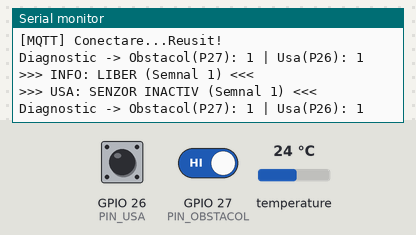
This program was run on a simulated ESP32. On the bench: the last lines printed to the serial monitor. The test bench sets the inputs (shaded band); at power-on: GPIO 26 (PIN_USA) HIGH, GPIO 27 (PIN_OBSTACOL) HIGH, temperature 24 °C. WiFi joins after 1.5 s; servers stay silent unless stated; random numbers use the default seed unless the program sets one; no MQTT or app messages arrive unless stated.

Above: at 2.7 s.
2.8 s: GPIO 26 (PIN_USA) pulled LOW for 0.15 s
At 3.6 s:
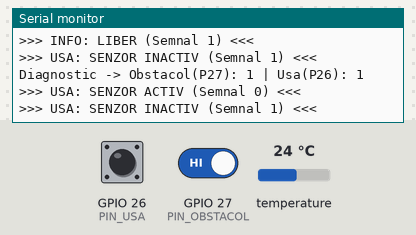
4.4 s: GPIO 27 (PIN_OBSTACOL) driven LOW
At 4.64 s:
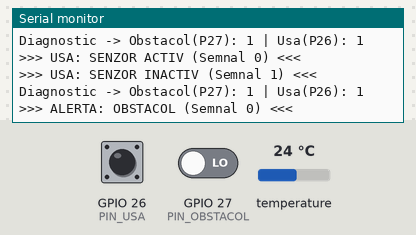
5.9 s: GPIO 26 (PIN_USA) pulled LOW for 1 s
At 6.6 s:
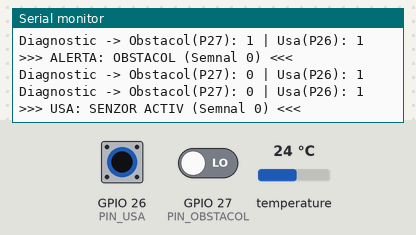

The program:

main.cpp
```cpp
#include <Arduino.h>
#include <WiFi.h>
#include <PubSubClient.h>
#include <OneWire.h>
#include <DallasTemperature.h>


const char* ssid = "DIGI_94e100";
const char* password = "aff56b1e";


const char* mqtt_server = "broker.emqx.io";
const int mqtt_port = 1883;


const char* topic_obstacol = "proiect/garage/obstacol";
const char* topic_usa = "proiect/garage/usa";
const char* topic_temp = "proiect/garage/temperatura";


#define PIN_OBSTACOL 27
#define PIN_USA 26
#define PIN_TEMP 23

WiFiClient espClient;
PubSubClient client(espClient);
OneWire oneWire(PIN_TEMP);
DallasTemperature sensors(&oneWire);

// Variabile Memorie
int lastObstacolState = -1;
int lastUsaState = -1;
unsigned long lastTempTime = 0;
unsigned long lastDebugTime = 0;

void setup_wifi() {
  delay(10);
  Serial.println();
  Serial.print("[WiFi] Conectare la ");
  Serial.println(ssid);
  WiFi.mode(WIFI_STA);
  WiFi.begin(ssid, password);

  while (WiFi.status() != WL_CONNECTED) {
    delay(500);
    Serial.print(".");
  }
  Serial.println("\n[WiFi] CONECTAT!");
}

void reconnect() {
  while (!client.connected()) {
    Serial.print("[MQTT] Conectare...");
    String clientId = "ESP32_Test_" + String(random(0xffff), HEX);
    if (client.connect(clientId.c_str())) {
      Serial.println("Reusit!");
    } else {
      Serial.print("Esuat rc=");
      Serial.print(client.state());
      delay(2000);
    }
  }
}

void setup() {
  Serial.begin(115200);


  pinMode(PIN_OBSTACOL, INPUT_PULLUP);
  pinMode(PIN_USA, INPUT_PULLUP);

  sensors.begin();
  setup_wifi();
  client.setServer(mqtt_server, mqtt_port);
}

void loop() {
  if (!client.connected()) {
    reconnect();
  }
  client.loop();

  int citireObstacol = digitalRead(PIN_OBSTACOL);
  int citireUsa = digitalRead(PIN_USA);


  if (millis() - lastDebugTime > 1000) {
    lastDebugTime = millis();
    Serial.print("Diagnostic -> Obstacol(P27): ");
    Serial.print(citireObstacol);
    Serial.print(" | Usa(P26): ");
    Serial.println(citireUsa);
  }


  if (citireObstacol != lastObstacolState) {

    if (citireObstacol == LOW) {
      Serial.println(">>> ALERTA: OBSTACOL (Semnal 0) <<<");
      client.publish(topic_obstacol, "BLOCAT");
    } else {
      Serial.println(">>> INFO: LIBER (Semnal 1) <<<");
      client.publish(topic_obstacol, "LIBER");
    }
    lastObstacolState = citireObstacol;
    delay(50);
  }


  if (citireUsa != lastUsaState) {
    if (citireUsa == LOW) {
      Serial.println(">>> USA: SENZOR ACTIV (Semnal 0) <<<");
      client.publish(topic_usa, "DESCHIS");
    } else {
      Serial.println(">>> USA: SENZOR INACTIV (Semnal 1) <<<");
      client.publish(topic_usa, "INCHIS");
    }
    lastUsaState = citireUsa;
    delay(50);
  }


  if (millis() - lastTempTime > 3000) {
    lastTempTime = millis();
    sensors.requestTemperatures();
    float t = sensors.getTempCByIndex(0);
    if (t > -100) {
      String tempStr = String(t, 1);
      client.publish(topic_temp, tempStr.c_str());
    }
  }
}
```

Measured:
- after the input at 2.8 s, the serial monitor: prints a new line at once (image 1)
- after the input at 4.4 s, the serial monitor: prints a new line at once (image 2)
- after the input at 5.9 s, the serial monitor: prints a new line at once (image 3)
